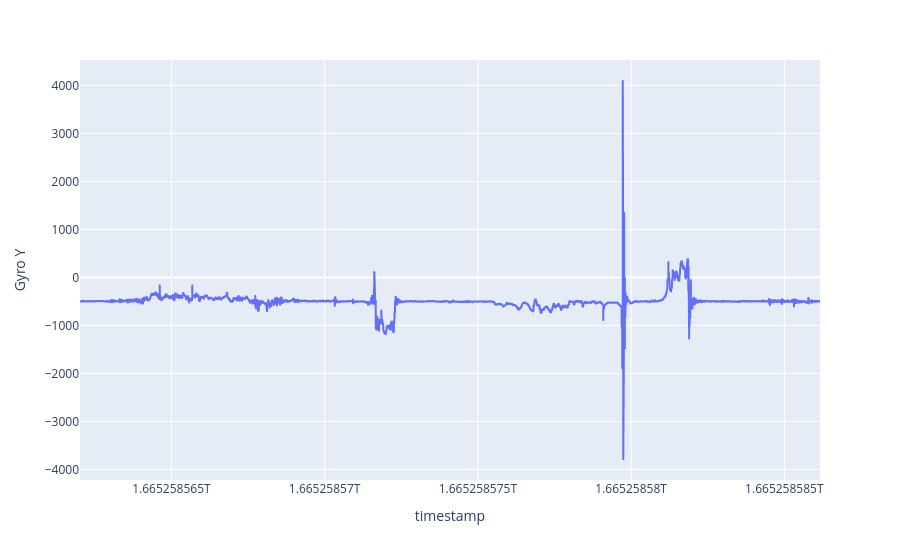

This figure's notebook cell:
### Code cell
#gyro_data.plot(x="timestamp", y="Gyro X")
gyro_data.plot(x="timestamp", y="Gyro Y")
#gyro_data.plot(x="timestamp", y="Gyro Z")

#comment out plots to select the one you want to view

### Figure 1 — Plotly figure (JSON) as saved in the notebook; plotly's stock layout.template omitted (floating-point values rounded to 4 significant figures; data arrays with more than 128 entries replaced by an {"elided": "..."} marker saying what was removed)
{"data": [{"hovertemplate": "timestamp=%{x}<br>Gyro Y=%{y}<extra></extra>", "legendgroup": "", "line": {"color": "#636efa", "dash": "solid"}, "marker": {"symbol": "circle"}, "mode": "lines", "name": "", "showlegend": false, "type": "scattergl", "x": {"elided": "4444 int values"}, "xaxis": "x", "y": {"elided": "4444 int values"}, "yaxis": "y"}], "layout": {"legend": {"tracegroupgap": 0}, "margin": {"t": 60}, "xaxis": {"anchor": "y", "domain": [0, 1], "title": {"text": "timestamp"}}, "yaxis": {"anchor": "x", "domain": [0, 1], "title": {"text": "Gyro Y"}}}}
